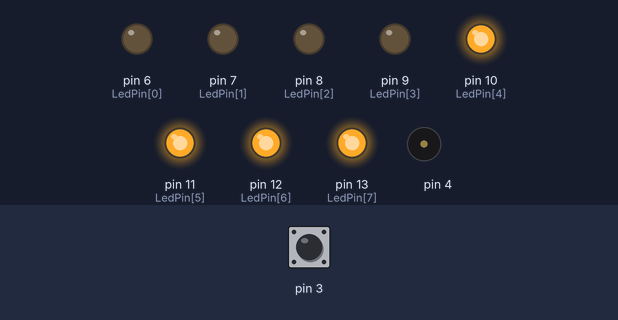
The sketch below on a simulated Arduino Uno, built with avr-gcc and run on an emulated ATmega328P. Parts: output pins drawn as LEDs (lit = HIGH), buzzer (waves = sounding). The test bench sets the inputs (shaded band); at power-on: pin 3 HIGH.

Above: at 0.4 s.
At 4.4 s:
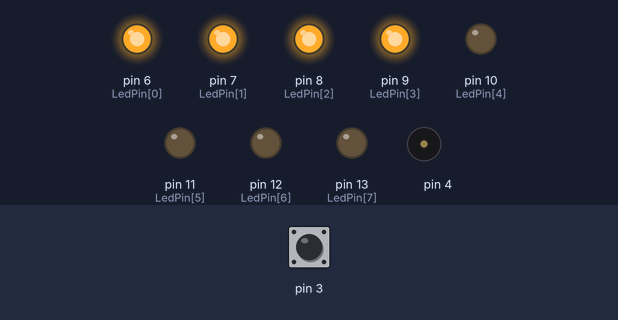
At 9.5 s:
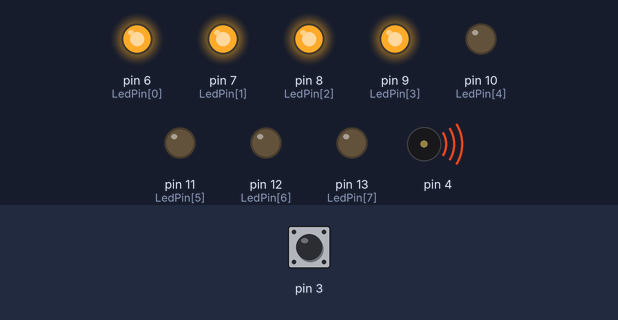
Timing chart, 0 to 14.3 s (numbered marks = the images above):
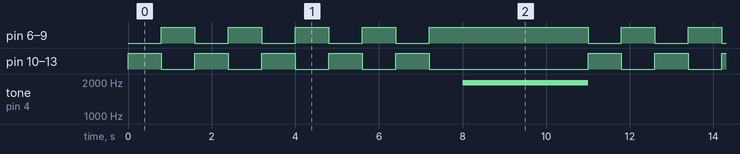

Measured:
- by itself, tone on pin 4: alternates 1976 Hz for 3.0 s and silent for 8.0 s
- by itself, pin 10 (LedPin[4]), pin 11 (LedPin[5]), pin 12 (LedPin[6]), pin 13 (LedPin[7]): repeats every 11.0 s: 4 × (LOW 0.80 s, HIGH 0.80 s), LOW 3.8 s, HIGH 0.80 s
- by itself, pin 6 (LedPin[0]), pin 7 (LedPin[1]), pin 8 (LedPin[2]), pin 9 (LedPin[3]): repeats every 11.0 s: 3 × (LOW 0.80 s, HIGH 0.80 s), LOW 0.80 s, HIGH 3.8 s, LOW 0.80 s, HIGH 0.80 s

The sketch:

1-4.ino
```cpp
int LedPin[8]={6,7,8,9,10,11,12,13};
int LedS[8]={0,0,0,0,1,1,1,1};
int i,j;
void setup() {
  // put your setup code here, to run once:
for(i=0;i<8;i++)
pinMode(LedPin[i],OUTPUT);
pinMode(3, INPUT);
}

void loop() {
  // put your main code here, to run repeatedly:
while(digitalRead(3)!=1);
while(1)
{
  for(i=0;i<5;i++)
  {
    for(j=0;j<8;j++)
    digitalWrite(LedPin[j],LedS[j]);
    delay(800);
    for(j=7;j>=0;j--)
    digitalWrite(LedPin[j],LedS[7-j]);
    delay(800);
      }
      tone(4,1976,3000);
      delay(3000);
}
}
```
